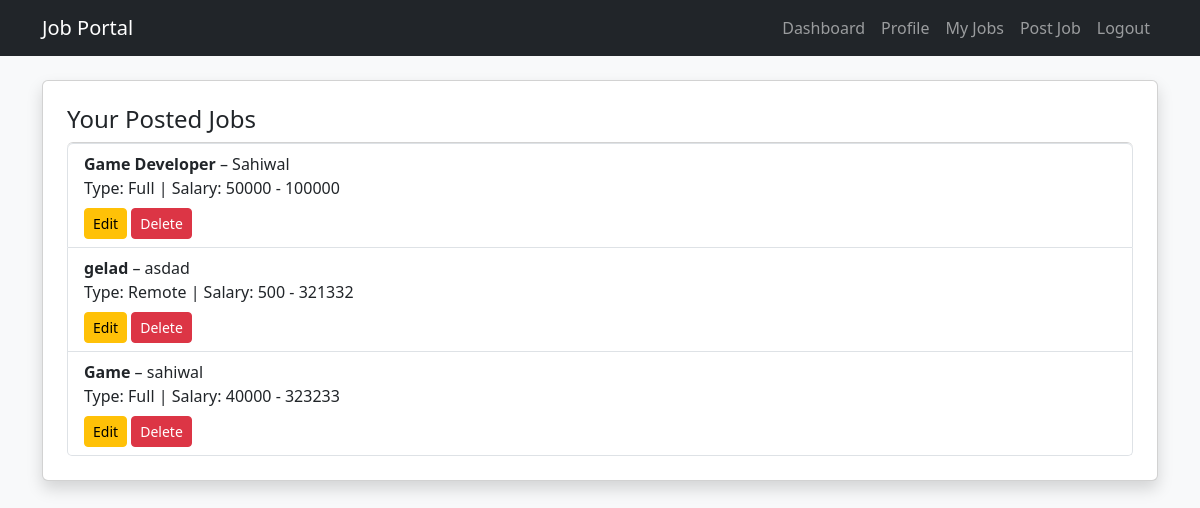
The app's page /employer/jobs/ (signed in), older data.
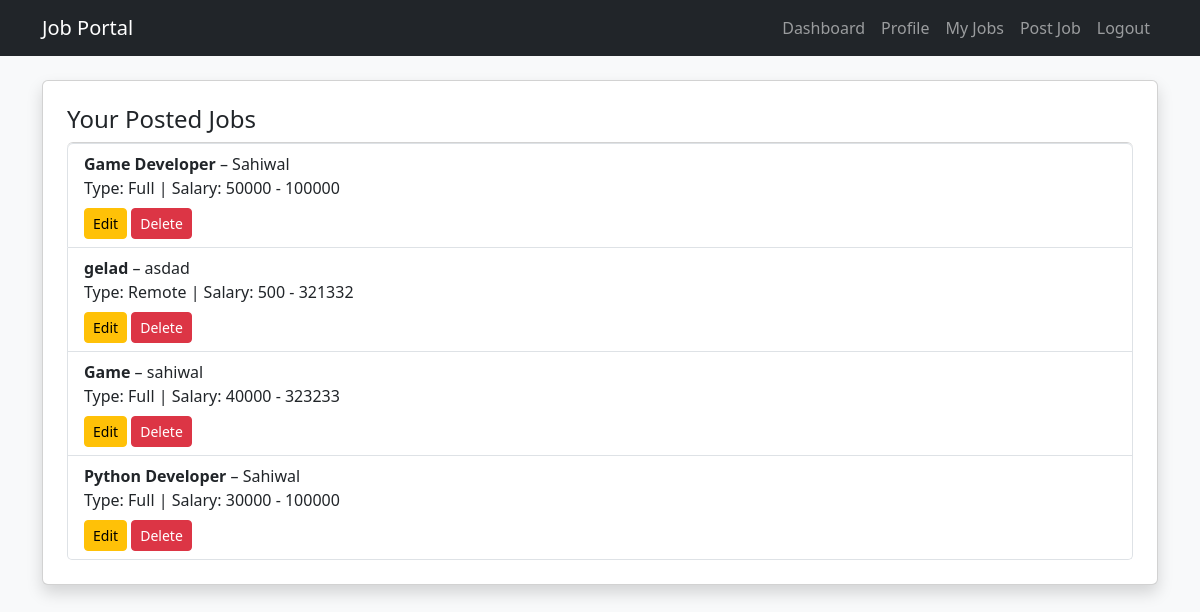
The same page, newer data.
### core/models.py (models this page shows)
class Job(models.Model):
    employer = models.ForeignKey(EmployerProfile, on_delete=models.CASCADE)
    title = models.CharField(max_length=150)
    description = models.TextField()
    skills_required = models.TextField()
    location = models.CharField(max_length=100)
    salary_min = models.IntegerField()
    salary_max = models.IntegerField()
    job_type = models.CharField(max_length=20, choices=[('full', 'Full-Time'), ('part', 'Part-Time'), ('remote', 'Remote'), ('intern', 'Internship')])
    created_at = models.DateTimeField(auto_now_add=True)
    expiry_date = models.DateField()
    is_active = models.BooleanField(default=True)

### core/views.py (the view)
# urls.py: path('employer/jobs/', my_jobs, name='my-jobs'),
@login_required
def my_jobs(request):
    if request.user.role != 'employer':
        messages.error(request, "Access denied.")
        return redirect('dashboard')
    jobs = Job.objects.filter(employer=request.user.employerprofile)
    return render(request, 'core/my_jobs.html', {'jobs': jobs})

### core/templates/core/my_jobs.html (shortened to what this page needs)
{% extends 'base.html' %}
{% block content %}
<div class="card p-4 shadow">
  <h4>Your Posted Jobs</h4>
  <ul class="list-group">
    {% for job in jobs %}
    <li class="list-group-item">
        <strong>{{ job.title }}</strong> – {{ job.location }}<br>
        Type: {{ job.job_type|title }} | Salary: {{ job.salary_min }} - {{ job.salary_max }}<br>
        <a href="{% url 'edit-job' job.id %}" class="btn btn-sm btn-warning mt-2">Edit</a>
        <a href="{% url 'delete-job' job.id %}" class="btn btn-sm btn-danger mt-2">Delete</a>
      </li>
    {% empty %}
      <li class="list-group-item">No jobs posted yet.</li>
    {% endfor %}
  </ul>
</div>
{% endblock %}

Row changes from the older to the newer data that the page shows:
added Job: title "Python Developer", location "Sahiwal", job_type "Full", salary_min "30000", salary_max "100000"
